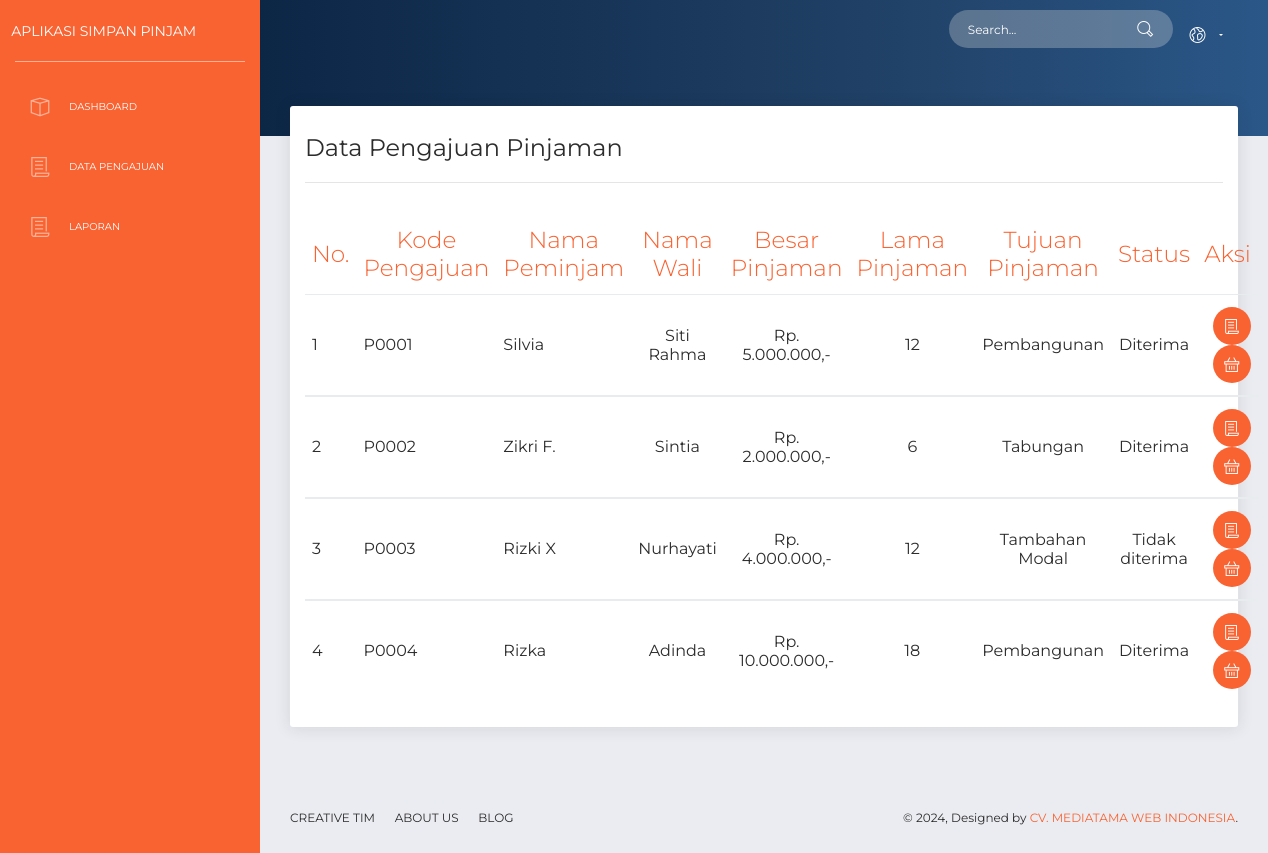
/pages/index.php?p=aksespengajuan (signed in), run on the app's committed database.
### tables this page shows
CREATE TABLE IF NOT EXISTS `pengajuan` (
  `id_pengajuan` varchar(10) NOT NULL,
  `id_anggota` varchar(10) NOT NULL,
  `nama_wali` varchar(40) NOT NULL,
  `pekerjaan_wali` varchar(30) NOT NULL,
  `alamat_kerja_wali` varchar(50) NOT NULL,
  `telepon_wali` varchar(15) NOT NULL,
  `besar_pinjaman` int(11) NOT NULL,
  `lama_pinjaman` int(11) NOT NULL,
  `jaminan1` varchar(20) NOT NULL,
  `jaminan2` varchar(20) NOT NULL,
  `jaminan3` varchar(20) NOT NULL,
  `jaminan4` varchar(20) NOT NULL,
  `tujuan_pinjaman` varchar(30) NOT NULL,
  `tanggal_pengajuan` date NOT NULL,
  `status` varchar(15) NOT NULL
);

CREATE TABLE IF NOT EXISTS `anggota` (
  `id_anggota` varchar(10) NOT NULL,
  `nama_anggota` varchar(30) NOT NULL,
  `tgl_lahir` date NOT NULL,
  `jekel` varchar(12) NOT NULL,
  `no_ktp` varchar(30) NOT NULL,
  `alamat` varchar(80) NOT NULL,
  `telepon` varchar(13) NOT NULL,
  `pekerjaan` varchar(30) NOT NULL,
  `password` varchar(30) NOT NULL
);

### pages/aksespengajuan.php (the view, shortened to what this page needs)
?><div class="col-md-12">
<div class="card">
                            <div class="card-header">
                                <h4 class="card-title" > Data Pengajuan Pinjaman</h4><hr>
                            </div>
                            <div class="card-body">
                                <div class="table-responsive">
                                    <table class="table">
                                        <thead class=" text-primary">
                                            <th width="29" style="text-align: center;">
                                                No.
                                            </th>
                                            <th width="29" style="text-align: center;">
                                                Kode Pengajuan
                                            </th>
                                            <th width="50" style="text-align: center;">
                                                Nama Peminjam
                                            </th>
                                            <th  style="text-align: center;">
                                                Nama Wali
                                            </th>
                                            <th style="text-align: center;">
                                                Besar Pinjaman
                                            </th>
                                            <th width="50" style="text-align: center;">
                                                Lama Pinjaman
                                            </th>
                                            <th width="50" style="text-align: center;">
                                                Tujuan Pinjaman
                                            </th>
                                            <th  style="text-align: center;">
                                                Status
                                            </th>
                                            <th style="text-align: center;">
                                                Aksi
                                            </th>
                                        </thead>
                    <?php
                      $no=1;
                      $tampil=mysql_query("select * from pengajuan,anggota where anggota.id_anggota=pengajuan.id_anggota");
                      while($data=mysql_fetch_array($tampil)){
                        $besar=$data['besar_pinjaman'];
                    ?>
                                        <tbody>
                                            <tr>
                                                <td>
                                                    <?php echo $no; ?>
                                                </td>
                                                <td>
                                                    <?php echo $data['id_pengajuan']; ?>
                                                </td>
                                                <td>
                                                    <?php echo $data['nama_anggota']; ?>
                                                </td>
                                                <td style="text-align: center;">
                                                    <?php echo $data['nama_wali']; ?>
                                                </td>
                                                <td style="text-align: center;">
                                                    <?php echo "Rp. ".number_format($besar,0,"",'.').",-"; ?>
                                                </td>
                                                <td style="text-align: center;">
                                                    <?php echo $data['lama_pinjaman']; ?>
                                                </td>
                                                <td style="text-align: center;">
                                                    <?php echo $data['tujuan_pinjaman']; ?>
                                                </td>
                                                <td width="50"style="text-align: center;">
                                                    <?php echo $data['status']; ?>
                                                </td>
                                                <td class="text-right">
                            <a href="?p=detailpengajuan&id_pengajuan=<?php echo $data['id_pengajuan']; ?>">
                                <button class="btn btn-primary btn-icon btn-round" type="button" title="Konfirmasi">
                                    <i class="now-ui-icons files_paper"></i>
                                </button>
                            </a>
                            <a href="?p=hapuspengajuan&id_pengajuan=<?php echo $data['id_pengajuan']; ?>">
                                <button class="btn btn-primary btn-icon btn-round" type="button" title="Hapus">
                                    <i class="now-ui-icons shopping_basket"></i>
                                </button>
                            </a>
                                                </td>
                                            </tr>
                                        </tbody>
                        <?php
                        $no++;
                        }
                        ?>
                                    </table>
                                </div>
                            </div>
</div>
                    </div>

### pages/index.php (shortened to what this page needs)
<?php
if (empty($_SESSION['username']) AND empty($_SESSION['password'])) {
    echo "<script>window.location=('../index.php')</script>";
}else{
?>
<!DOCTYPE html>
<html lang="en">
<head>
    <link href="https://use.fontawesome.com/releases/v5.0.6/css/all.css" rel="stylesheet">
    <link href="../assets/css/bootstrap.min.css" rel="stylesheet" />
    <link href="../assets/css/now-ui-dashboard.css?v=1.0.0" rel="stylesheet" />
    <link href="../assets/demo/demo.css" rel="stylesheet" />
</head>
<body class="">
    <div class="wrapper ">
        <div class="sidebar" data-color="orange">
            <div class="logo">
                <a href="#" class="simple-text logo-normal">
                    APLIKASI SIMPAN PINJAM
                </a>
            </div>
            <div class="sidebar-wrapper">
                <ul class="nav">
                    <li>
                        <a href="?p=home&username=<?php echo $_GET['username']; ?>">
                            <i class="now-ui-icons design_app"></i>
                            <p>Dashboard</p>
                        </a>
                    </li>
                    <?php if ($_SESSION['level'] == 'anggota') { ?>
                    <li>
                        <a href="?p=anggota&username=<?php echo $_GET['username']; ?>">
                            <i class="now-ui-icons users_single-02"></i>
                            <p>User Profile</p>
                        </a>
                    </li>
                    <li>
                        <a href="?p=pengajuan&username=<?php echo $_GET['username']; ?>">
                            <i class="now-ui-icons location_map-big"></i>
                            <p>Pengajuan Pinjaman</p>
                        </a>
                    </li>
                    <li>
                        <a href="?p=datapengajuan&username=<?php echo $_GET['username']; ?>">
                            <i class="now-ui-icons files_paper"></i>
                            <p>Data Pengajuan</p>
                        </a>
                    </li>
                    <?php } if ($_SESSION['level'] == 'admin') { ?>
                    <li>
                        <a href="?p=aksespengajuan">
                            <i class="now-ui-icons files_paper"></i>
                            <p>Data Pengajuan</p>
                        </a>
                    </li>
                    <li>
                        <a href="?p=laporan">
                            <i class="now-ui-icons files_paper"></i>
                            <p>Laporan</p>
                        </a>
                    </li>
                    <?php } ?>
                </ul>
            </div>
        </div>
        <div class="main-panel">
            <nav class="navbar navbar-expand-lg navbar-transparent  navbar-absolute bg-primary fixed-top">
                <div class="container-fluid">
                    <div class="collapse navbar-collapse justify-content-end" id="navigation">
                        <form>
                            <div class="input-group no-border">
                                <input type="text" value="" class="form-control" placeholder="Search...">
                                <span class="input-group-addon">
                                    <i class="now-ui-icons ui-1_zoom-bold"></i>
                                </span>
                            </div>
                        </form>
                        <ul class="navbar-nav">
                            <li class="nav-item dropdown">
                                <a class="nav-link dropdown-toggle" href="http://example.com" id="navbarDropdownMenuLink" data-toggle="dropdown" aria-haspopup="true" aria-expanded="false">
                                    <i class="now-ui-icons location_world"></i>
                                </a>
                            </li>
                        </ul>
                    </div>
                </div>
            </nav>
            <div class="panel-header panel-header-lg">
            </div>
            <div class="content">
                <div class="row">
                    <?php include "main.php"; ?>
                </div>
            </div>
            <footer class="footer">
                <div class="container-fluid">
                    <nav>
                        <ul>
                            <li>
                                <a href="https://www.creative-tim.com">
                                    Creative Tim
                                </a>
                            </li>
                            <li>
                                <a href="http://presentation.creative-tim.com">
                                    About Us
                                </a>
                            </li>
                            <li>
                                <a href="http://blog.creative-tim.com">
                                    Blog
                                </a>
                            </li>
                        </ul>
                    </nav>
                    <div class="copyright">
                        &copy;
                        , Designed by
                        <a href="https://www.mediatama.co.id" >CV. MEDIATAMA WEB INDONESIA</a>.
                    </div>
                </div>
            </footer>
        </div>
    </div>
</body>
</html>
<?php } ?>

### pages/main.php
<?php
$page=isset($_GET['p']) ? $_GET['p'] : 'home';
if($page=='home'){
	include 'home.php';
}elseif ($page=='anggota') {
	include 'anggota.php';
}elseif ($page=='pengajuan') {
	include 'pengajuan.php';
}elseif ($page=='datapengajuan') {
	include 'datapengajuan.php';
}elseif ($page=='aksespengajuan') {
	include 'aksespengajuan.php';
}elseif ($page=='detailpengajuan') {
	include 'detailpengajuan.php';
}elseif ($page=='hapuspengajuan') {
	include 'hapuspengajuan.php';
}elseif ($page=='laporan') {
	include 'laporan.php';
}
?>

### data on the page
pengajuan: id_pengajuan "P0001", id_anggota.nama_anggota "Silvia", nama_wali "Siti Rahma", besar_pinjaman "5.000.000", lama_pinjaman "12", tujuan_pinjaman "Pembangunan", status "Diterima"
pengajuan: id_pengajuan "P0002", id_anggota.nama_anggota "Zikri F.", nama_wali "Sintia", besar_pinjaman "2.000.000", lama_pinjaman "6", tujuan_pinjaman "Tabungan", status "Diterima"
pengajuan: id_pengajuan "P0003", id_anggota.nama_anggota "Rizki X", nama_wali "Nurhayati", besar_pinjaman "4.000.000", lama_pinjaman "12", tujuan_pinjaman "Tambahan Modal", status "Tidak diterima"
pengajuan: id_pengajuan "P0004", id_anggota.nama_anggota "Rizka", nama_wali "Adinda", besar_pinjaman "10.000.000", lama_pinjaman "18", tujuan_pinjaman "Pembangunan", status "Diterima"
